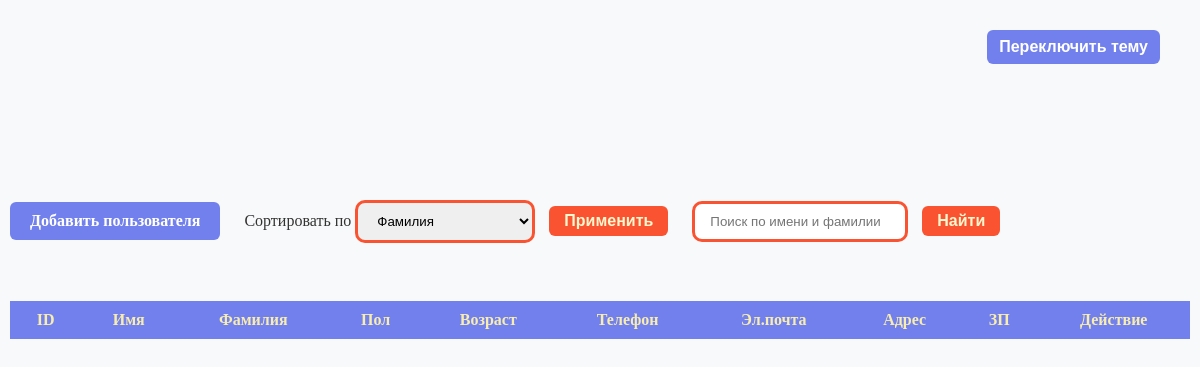
The app's page /, older data.
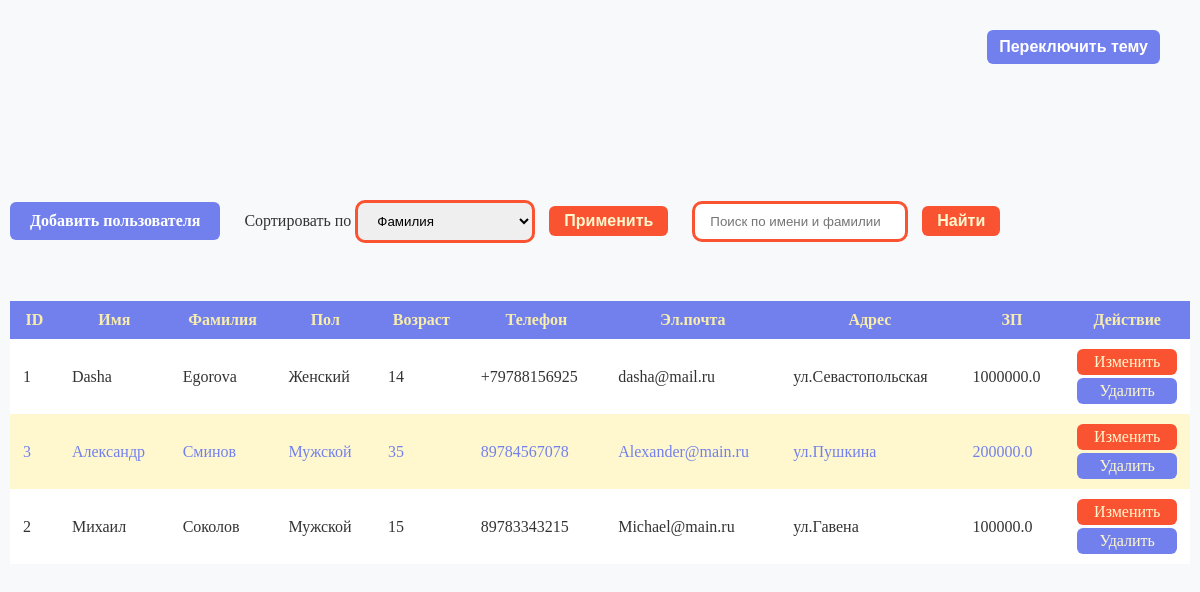
The same page, newer data.
### tables this page shows
CREATE TABLE users(
        id INTEGER PRIMARY KEY AUTOINCREMENT,
        first_name TEXT NOT NULL,
        last_name TEXT NOT NULL,
        gender TEXT NOT NULL,
        age INTEGER NOT NULL,
        phone TEXT NOT NULL,
        email TEXT NOT NULL,
        address TEXT NOT NULL,
        salary REAL NOT NULL
        
    );

### app.py (the view)
@app.route("/")
def main():
    conn = get_db_conn()
    sort_by = request.args.get("sort_by","last_name")
    search_query = request.args.get("search","")# ПОИСК
    query = "SELECT * FROM users"
    if search_query:
        query += f" WHERE first_name LIKE ? OR last_name LIKE ?"
        users = conn.execute(query, [f"%{search_query}%", f"%{search_query}%"]).fetchall()
    else:
        query += f" ORDER BY {sort_by}"
        users = conn.execute(query).fetchall()
    conn.close()
    return render_template("index.html",users=users, sort_by=sort_by, search=search_query)

### app.py (called while the page is built)
def get_db_conn():
    conn =  sqlite3.connect("users.db")
    conn.row_factory = sqlite3.Row
    return conn

### templates/index.html (shortened to what this page needs)
<!DOCTYPE html>
<html lang="en">
<head>
    <link id="theme-style" rel="stylesheet" href="{{ url_for('static',filename = 'css/light.css') }}">
</head>
<body>
    <div class="container">
        <button id="theme-toggle" class="theme-button">Переключить тему</button>
        <a href="{{ url_for('add_user')}}" class="add-button">Добавить пользователя</a>
         <form action="" method="get" class="sort-form">
            <label for="sort_by">Сортировать по</label>
            <select name="sort_by" id="sort_by">
                <option value="last_name">Фамилия</option>
            </select>
            <button class="apply" type="submit">Применить</button>
         </form>
          <form action="/" method="get" class="search-form">
            <input type="text" name="search" placeholder="Поиск по имени и фамилии" value="">
            <button class="search_button" type="submit">Найти</button>
          </form>
           <table>
                <thead>
                    <tr>
                        <th>ID</th>
                        <th>Имя</th>
                        <th>Фамилия</th>
                        <th>Пол</th>
                        <th>Возраст</th>
                        <th>Телефон</th>
                        <th>Эл.почта</th>
                        <th>Адрес</th>
                        <th>ЗП</th>
                        <th>Действие</th>
                    </tr>
                </thead>
                <tbody>
                    {% for user in users %}
                    <tr>
                        <td>{{ user[0] }}</td>
                        <td>{{ user[1] }}</td>
                        <td>{{ user[2] }}</td>
                        <td>{{ user[3] }}</td>
                        <td>{{ user[4] }}</td>
                        <td>{{ user[5] }}</td>
                        <td>{{ user[6] }}</td>
                        <td>{{ user[7] }}</td>
                        <td>{{ user[8] }}</td>
                        <td>
                            <a href="{{ url_for('edit_user', user_id=user.id) }}" class="edit_button">Изменить</a>
                            <a href="{{ url_for('delete_user', user_id=user.id) }}" class="delete_button">Удалить</a>
                        </td>
                    </tr>
                    {% endfor %}
                </tbody>
           </table>
    </div>
</body>
</html>

### static/css/light.css (style rules this page uses)
body { font-family: serif; margin: 0; padding: 0; background-color: #f8f9fa; color: #333; }
.container { max-width: 1400px; margin: 0 auto; padding: 10px; padding-top: 200px; }
.theme-button { position: absolute; top: 30px; right: 40px; padding: 8px 12px; font-size: 16px; background-color: #7280ED; color: white; border: none; border-radius: 6px; cursor: pointer; transition: all 0.35s ease; font-weight: bold; }
.add-button { text-decoration: none; font-weight: bold; background-color: #7280ED; color: white; border-radius: 6px; display: inline-block; padding: 10px 20px; transition: all 0.35s linear; margin-bottom: 20px; margin-right: 20px; }
.sort-form, .search-form { display: inline-block; margin-right: 20px; margin-bottom: 20px; }
.sort-form select, .search-form input { padding: 10px 15px; border: 3px solid #FA5331; border-radius: 10px; outline: none; width: 180px; transition: all 0.35s linear; margin-right: 10px; }
.apply { padding: 6px 15px; background-color: #FA5331; color: #FFF8CE; font-size: 16px; font-weight: bold; border-radius: 6px; cursor: pointer; transition: all 0.35s linear; border: none; }
.search_button { padding: 6px 15px; background-color: #FA5331; color: #FFF8CE; font-size: 16px; font-weight: bold; border-radius: 6px; cursor: pointer; transition: all 0.35s linear; border: none; }
table { width: 100%; border-collapse:collapse; margin-top: 38px; background-color: white; overflow: hidden; }
table th, table td { padding: 10px 13px; }
table th { background-color: #7280ED; color: #F8EDAD; font-weight: 700; }
table tr:nth-child(even) { background-color: #FFF8CE; color: #7280ED; }
.edit_button, .delete_button { display: block; padding: 4px 10px; color: #FFF8CE; text-decoration: none; border-radius: 6px; font-size: 16px; text-align: center; }
.edit_button { background-color: #FA5331; margin-bottom: 3px; }
.delete_button { background-color: #7280ED; }

Row changes from the older to the newer data that the page shows:
added users: id "1", first_name "Dasha", last_name "Egorova", gender "Женский", age "14", phone "+79788156925", email "dasha@mail.ru", address "ул.Севастопольская", salary "1000000.0"
added users: id "3", first_name "Александр", last_name "Сминов", gender "Мужской", age "35", phone "89784567078", email "Alexander@main.ru", address "ул.Пушкина", salary "200000.0"
added users: id "2", first_name "Михаил", last_name "Соколов", gender "Мужской", age "15", phone "89783343215", email "Michael@main.ru", address "ул.Гавена", salary "100000.0"
